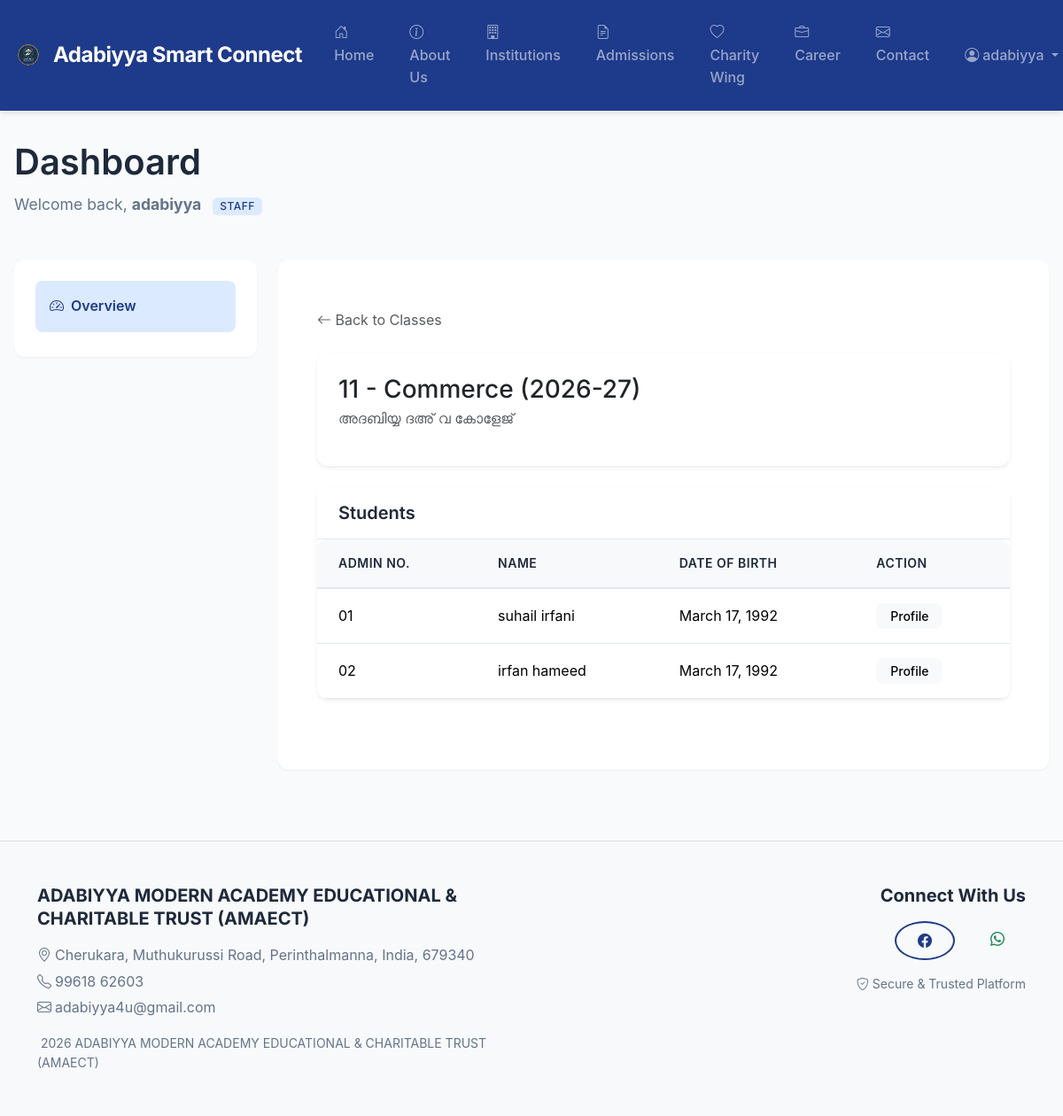
Page /academics/classes/1/ (signed in) on the committed database.
### accounts/models.py (models this page shows, shortened)
class User(AbstractUser):
    class Roles(models.TextChoices):
        ADMIN = "ADMIN", _("Admin")
        STAFF = "STAFF", _("Staff")
        STUDENT = "STUDENT", _("Student")
        PARENT = "PARENT", _("Parent")
        SPONSOR = "SPONSOR", _("Sponsor")
        COMMITTEE = "COMMITTEE", _("Committee Member")
        APPLICANT = "APPLICANT", _("Applicant")
    role = models.CharField(
        _("role"),
        max_length=20,
        choices=Roles.choices,
        default=Roles.STAFF,
    )
    phone = models.CharField(_("phone number"), max_length=20, blank=True)
    is_phone_verified = models.BooleanField(default=False)
    organization_name = models.CharField(
        max_length=255, blank=True, help_text="Institution or branch name (optional)."
    )

### academics/models.py (models this page shows, shortened)
class ClassRoom(models.Model):
    institution = models.ForeignKey(
        Institution,
        on_delete=models.PROTECT,
        related_name="classrooms",
    )
    academic_year = models.ForeignKey(
        AcademicYear,
        on_delete=models.PROTECT,
        related_name="classrooms",
    )
    standard = models.CharField(
        max_length=50,
        help_text=_("e.g. Grade 1, BA Arabic, etc."),
    )
    division = models.CharField(max_length=10, blank=True, help_text=_("e.g. A, B"))
    class Meta:
        unique_together = ("institution", "academic_year", "standard", "division")
        verbose_name = _("Class Room")
        verbose_name_plural = _("Class Rooms")
    def __str__(self) -> str:
        div = f" - {self.division}" if self.division else ""
        return f"{self.standard}{div} ({self.academic_year})"

class StudentProfile(models.Model):
    user = models.OneToOneField(
        settings.AUTH_USER_MODEL,
        on_delete=models.CASCADE,
        related_name="student_profile",
    )
    admission_number = models.CharField(max_length=50, unique=True)
    whatsapp_number = models.CharField(max_length=20, blank=True, help_text=_("Active WhatsApp number"))
    date_of_birth = models.DateField()
    classroom = models.ForeignKey(
        ClassRoom,
        on_delete=models.PROTECT,
        related_name="students",
    )
    father_name = models.CharField(max_length=100, blank=True)
    mother_name = models.CharField(max_length=100, blank=True)
    address = models.TextField(blank=True)
    blood_group = models.CharField(
        max_length=5,
        blank=True,
        choices=[
            ('A+', 'A+'), ('A-', 'A-'), ('B+', 'B+'), ('B-', 'B-'),
            ('AB+', 'AB+'), ('AB-', 'AB-'), ('O+', 'O+'), ('O-', 'O-')
        ]
    )

### core/models.py (models this page shows, shortened)
class AcademicYear(models.Model):
    name = models.CharField(
        max_length=20,
        unique=True,
        help_text=_("Display label, e.g. 2025-26"),
    )
    start_date = models.DateField()
    end_date = models.DateField()
    is_active = models.BooleanField(default=False)
    class Meta:
        ordering = ["-start_date"]
    def __str__(self) -> str:
        return self.name

class Institution(models.Model):
    name = models.CharField(max_length=255)
    code = models.CharField(max_length=50, unique=True)
    address = models.TextField(blank=True)
    phone = models.CharField(max_length=20, blank=True)
    email = models.EmailField(blank=True)
    description = models.TextField(blank=True, help_text=_("Detailed description of the institution"))
    image = models.ImageField(upload_to="institutions/", blank=True, null=True)
    is_active = models.BooleanField(default=True)
    class Meta:
        verbose_name = _("Institution")
        verbose_name_plural = _("Institutions")

### academics/views.py (the view)
# urls.py: path("classes/<int:pk>/", views.ClassRoomDetailView.as_view(), name="classroom_detail"),
class ClassRoomDetailView(RoleRequiredMixin, DetailView):
    model = ClassRoom
    template_name = "academics/classroom_detail.html"
    context_object_name = 'classroom'
    allowed_roles = [User.Roles.ADMIN, User.Roles.STAFF]
    def get_context_data(self, **kwargs):
        context = super().get_context_data(**kwargs)
        context['students'] = self.object.students.all().select_related('user')
        return context

### accounts/permissions.py (called while the page is built)
    def test_func(self) -> bool:
        user: User = self.request.user
        if not user.is_authenticated:
            return False
        if not self.allowed_roles:
            return True
        return user.role in self.allowed_roles or user.is_superuser

### templates/academics/classroom_detail.html
{% extends 'core/dashboard_base.html' %}
{% load static %}
{% block dashboard_content %}
<div class="container-fluid py-4">
    <div class="mb-4">
        <a href="{% url 'academics:classroom_list' %}" class="text-decoration-none text-muted">
            <i class="bi bi-arrow-left"></i> Back to Classes
        </a>
    </div>
    <div class="card border-0 shadow-sm mb-4">
        <div class="card-body p-4">
            <h2 class="h3 mb-1">{{ classroom }}</h2>
            <p class="text-muted">{{ classroom.institution.name }}</p>
        </div>
    </div>
    <div class="card border-0 shadow-sm">
        <div class="card-header bg-white py-3">
            <h5 class="mb-0">Students</h5>
        </div>
        <div class="card-body p-0">
            <div class="table-responsive">
                <table class="table table-hover mb-0">
                    <thead class="table-light">
                        <tr>
                            <th class="ps-4">Admin No.</th>
                            <th>Name</th>
                            <th>Date of Birth</th>
                            <th>Action</th>
                        </tr>
                    </thead>
                    <tbody>
                        {% for student in students %}
                        <tr>
                            <td class="ps-4">{{ student.admission_number }}</td>
                            <td>{{ student.user.get_full_name }}</td>
                            <td>{{ student.date_of_birth }}</td>
                            <td>
                                <a href="{% url 'academics:student_detail' student.pk %}" class="btn btn-sm btn-light">
                                    Profile
                                </a>
                            </td>
                        </tr>
                        {% empty %}
                        <tr>
                            <td colspan="4" class="text-center py-4 text-muted">No students assigned to this class.</td>
                        </tr>
                        {% endfor %}
                    </tbody>
                </table>
            </div>
        </div>
    </div>
</div>
{% endblock %}

### templates/core/dashboard_base.html (shortened to what this page needs)
{% extends "base.html" %}
{% load static %}
{% block content %}
<div class="dashboard-container">
  <div class="dashboard-header">
    <h1>{% block dashboard_title %}Dashboard{% endblock %}</h1>
    <p class="subtitle">
      Welcome back, <strong>{{ user.get_full_name|default:user.username }}</strong>
      <span class="badge badge-primary ms-2">{{ user.get_role_display }}</span>
    </p>
  </div>
  <div class="row">
    <div class="col-lg-3 mb-4">
      <div class="dashboard-sidebar">
        <nav class="nav flex-column">
          <a class="nav-link active" href="{% url 'core:dashboard_router' %}">
            <i class="bi bi-speedometer2"></i> Overview
          </a>
        </nav>
      </div>
    </div>
    <div class="col-lg-9">
      <div class="dashboard-content">
        {% block dashboard_content %}{% endblock %}
      </div>
    </div>
  </div>
</div>
{% endblock %}

### templates/base.html (shortened to what this page needs)
<!doctype html>
<html lang="en">
<head>
  <link href="https://cdn.jsdelivr.net/npm/bootstrap@5.3.3/dist/css/bootstrap.min.css" rel="stylesheet">
  <link rel="stylesheet" href="https://cdn.jsdelivr.net/npm/bootstrap-icons@1.11.3/font/bootstrap-icons.css">
  {% load static %}
  {% load static %}
  <link rel="stylesheet" href="{% static 'css/custom.css' %}?v=1.2">
</head>
<body>
  <nav class="navbar navbar-expand-lg navbar-dark sticky-top">
    <div class="container-fluid">
      <a class="navbar-brand d-flex align-items-center gap-2" href="{% url 'core:home' %}">
        <img src="{% static 'img/ADABIYYA_LOGO.png' %}" alt="Logo" width="40" height="40"
          class="d-inline-block align-text-top">
        <span>Adabiyya Smart Connect</span>
      </a>
      <div class="collapse navbar-collapse" id="mainNav">
        <ul class="navbar-nav me-auto mb-2 mb-lg-0">
          <li class="nav-item">
            <a class="nav-link {% if request.resolver_match.url_name == 'home' %}active{% endif %}"
              href="{% url 'core:home' %}">
              <i class="bi bi-house-door me-1"></i>Home
            </a>
          </li>
          <li class="nav-item">
            <a class="nav-link {% if request.resolver_match.url_name == 'about' %}active{% endif %}"
              href="{% url 'core:about' %}">
              <i class="bi bi-info-circle me-1"></i>About Us
            </a>
          </li>
          <li class="nav-item">
            <a class="nav-link {% if request.resolver_match.url_name == 'institutions' %}active{% endif %}"
              href="{% url 'core:institutions' %}">
              <i class="bi bi-building me-1"></i>Institutions
            </a>
          </li>
          <li class="nav-item">
            <a class="nav-link {% if request.resolver_match.url_name == 'admissions_info' %}active{% endif %}"
              href="{% url 'core:admissions_info' %}">
              <i class="bi bi-file-earmark-text me-1"></i>Admissions
            </a>
          </li>
          <li class="nav-item">
            <a class="nav-link {% if request.resolver_match.url_name == 'charity' %}active{% endif %}"
              href="{% url 'core:charity' %}">
              <i class="bi bi-heart me-1"></i>Charity Wing
            </a>
          </li>
          <li class="nav-item">
            <a class="nav-link {% if request.resolver_match.url_name == 'career' %}active{% endif %}"
              href="{% url 'core:career' %}">
              <i class="bi bi-briefcase me-1"></i>Career
            </a>
          </li>
          <li class="nav-item">
            <a class="nav-link {% if request.resolver_match.url_name == 'contact' %}active{% endif %}"
              href="{% url 'core:contact' %}">
              <i class="bi bi-envelope me-1"></i>Contact
            </a>
          </li>
        </ul>
        <ul class="navbar-nav">
          {% if user.is_authenticated %}
          <li class="nav-item dropdown">
            <a class="nav-link dropdown-toggle" href="#" id="userDropdown" role="button" data-bs-toggle="dropdown"
              aria-expanded="false">
              <i class="bi bi-person-circle me-1"></i>{{ user.get_full_name|default:user.username }}
            </a>
          </li>
          {% else %}
          <li class="nav-item">
            <a class="nav-link" href="{% url 'accounts:login' %}">
              <i class="bi bi-box-arrow-in-right me-1"></i>Login
            </a>
          </li>
          {% endif %}
        </ul>
      </div>
    </div>
  </nav>
  <main>
    {% block content %}{% endblock %}
  </main>
  <footer class="mt-5 bg-light border-top py-5">
    <div class="container">
      <div class="row gy-4">
        <div class="col-md-6 text-center text-md-start">
          <h5 class="fw-bold mb-3">ADABIYYA MODERN ACADEMY EDUCATIONAL & CHARITABLE TRUST (AMAECT)</h5>
          <p class="mb-1 text-muted-custom">
            <i class="bi bi-geo-alt me-1"></i>Cherukara, Muthukurussi Road, Perinthalmanna, India, 679340
          </p>
          <p class="mb-1 text-muted-custom">
            <i class="bi bi-telephone me-1"></i>99618 62603
          </p>
          <p class="mb-3 text-muted-custom">
            <i class="bi bi-envelope me-1"></i>adabiyya4u@gmail.com
          </p>
          <p class="mb-0 text-muted-custom small">
            {% now "Y" %} ADABIYYA MODERN ACADEMY EDUCATIONAL & CHARITABLE TRUST
            (AMAECT)
          </p>
        </div>
        <div class="col-md-6 text-center text-md-end">
          <h5 class="fw-bold mb-3">Connect With Us</h5>
          <div class="d-flex justify-content-center justify-content-md-end gap-3 mb-3">
            <a href="https://www.facebook.com/share/p/1Bn9hTLym8/" target="_blank"
              class="btn btn-outline-primary rounded-circle" title="Facebook">
              <i class="bi bi-facebook"></i>
            </a>
            <a href="https://wa.me/919961862603" target="_blank" class="btn btn-outline-success rounded-circle"
              title="WhatsApp">
              <i class="bi bi-whatsapp"></i>
            </a>
          </div>
          <p class="mb-0 text-muted-custom small">
            <i class="bi bi-shield-check me-1"></i>Secure & Trusted Platform
          </p>
        </div>
      </div>
    </div>
  </footer>
</body>
</html>

### rows in the picture
User: get_full_name "adabiyya", role "STAFF"
ClassRoom: division+standard+academic_year "11 - Commerce (2026-27)", institution.name "അദബിയ്യ ദഅ് വ കോളേജ്"
StudentProfile: admission_number "01", user.get_full_name "suhail irfani", date_of_birth "March 17, 1992"
StudentProfile: admission_number "02", user.get_full_name "irfan hameed", date_of_birth "March 17, 1992"
